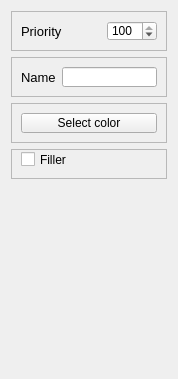
            <widget class="QWidget" name="scrollAreaWidgetContents_2">
             <property name="geometry">
              <rect>
               <x>0</x>
               <y>0</y>
               <width>178</width>
               <height>379</height>
              </rect>
             </property>
             <layout class="QVBoxLayout" name="verticalLayout_7">
              <item>
               <widget class="QFrame" name="frame_6">
                <property name="minimumSize">
                 <size>
                  <width>0</width>
                  <height>40</height>
                 </size>
                </property>
                <property name="maximumSize">
                 <size>
                  <width>16777215</width>
                  <height>40</height>
                 </size>
                </property>
                <property name="frameShape">
                 <enum>QFrame::StyledPanel</enum>
                </property>
                <property name="frameShadow">
                 <enum>QFrame::Raised</enum>
                </property>
                <layout class="QHBoxLayout" name="horizontalLayout_3">
                 <item>
                  <widget class="QLabel" name="priority_lbl">
                   <property name="font">
                    <font>
                     <pointsize>10</pointsize>
                    </font>
                   </property>
                   <property name="text">
                    <string>Priority</string>
                   </property>
                  </widget>
                 </item>
                 <item>
                  <widget class="QSpinBox" name="priority_spinbox">
                   <property name="maximumSize">
                    <size>
                     <width>50</width>
                     <height>16777215</height>
                    </size>
                   </property>
                   <property name="maximum">
                    <number>100</number>
                   </property>
                   <property name="value">
                    <number>100</number>
                   </property>
                  </widget>
                 </item>
                </layout>
               </widget>
              </item>
              <item>
               <widget class="QFrame" name="frame_20">
                <property name="minimumSize">
                 <size>
                  <width>0</width>
                  <height>40</height>
                 </size>
                </property>
                <property name="maximumSize">
                 <size>
                  <width>16777215</width>
                  <height>40</height>
                 </size>
                </property>
                <property name="frameShape">
                 <enum>QFrame::StyledPanel</enum>
                </property>
                <property name="frameShadow">
                 <enum>QFrame::Raised</enum>
                </property>
                <layout class="QHBoxLayout" name="horizontalLayout_23">
                 <item>
                  <widget class="QLabel" name="name_lbl">
                   <property name="font">
                    <font>
                     <pointsize>10</pointsize>
                    </font>
                   </property>
                   <property name="text">
                    <string>Name</string>
                   </property>
                  </widget>
                 </item>
                 <item>
                  <widget class="QLineEdit" name="nameLineEdit"/>
                 </item>
                </layout>
               </widget>
              </item>
              <item>
               <widget class="QFrame" name="frame_19">
                <property name="minimumSize">
                 <size>
                  <width>0</width>
                  <height>40</height>
                 </size>
                </property>
                <property name="maximumSize">
                 <size>
                  <width>16777215</width>
                  <height>40</height>
                 </size>
                </property>
                <property name="frameShape">
                 <enum>QFrame::StyledPanel</enum>
                </property>
                <property name="frameShadow">
                 <enum>QFrame::Raised</enum>
                </property>
                <layout class="QHBoxLayout" name="horizontalLayout_22">
                 <item>
                  <widget class="QPushButton" name="colorButton">
                   <property name="text">
                    <string>Select color</string>
                   </property>
                  </widget>
                 </item>
                </layout>
               </widget>
              </item>
              <item>
               <widget class="QFrame" name="frame_15">
                <property name="enabled">
                 <bool>true</bool>
                </property>
                <property name="minimumSize">
                 <size>
                  <width>0</width>
                  <height>30</height>
                 </size>
                </property>
                <property name="maximumSize">
                 <size>
                  <width>16777215</width>
                  <height>30</height>
                 </size>
                </property>
                <property name="frameShape">
                 <enum>QFrame::StyledPanel</enum>
                </property>
                <property name="frameShadow">
                 <enum>QFrame::Raised</enum>
                </property>
                <layout class="QHBoxLayout" name="horizontalLayout_18">
                 <property name="leftMargin">
                  <number>9</number>
                 </property>
                 <property name="topMargin">
                  <number>0</number>
                 </property>
                 <property name="rightMargin">
                  <number>0</number>
                 </property>
                 <item>
                  <widget class="QCheckBox" name="fillerCheckBox">
                   <property name="text">
                    <string>Filler</string>
                   </property>
                  </widget>
                 </item>
                </layout>
               </widget>
              </item>
              <item>
               <spacer name="verticalSpacer">
                <property name="orientation">
                 <enum>Qt::Vertical</enum>
                </property>
                <property name="sizeHint" stdset="0">
                 <size>
                  <width>20</width>
                  <height>40</height>
                 </size>
                </property>
               </spacer>
              </item>
             </layout>
            </widget>
